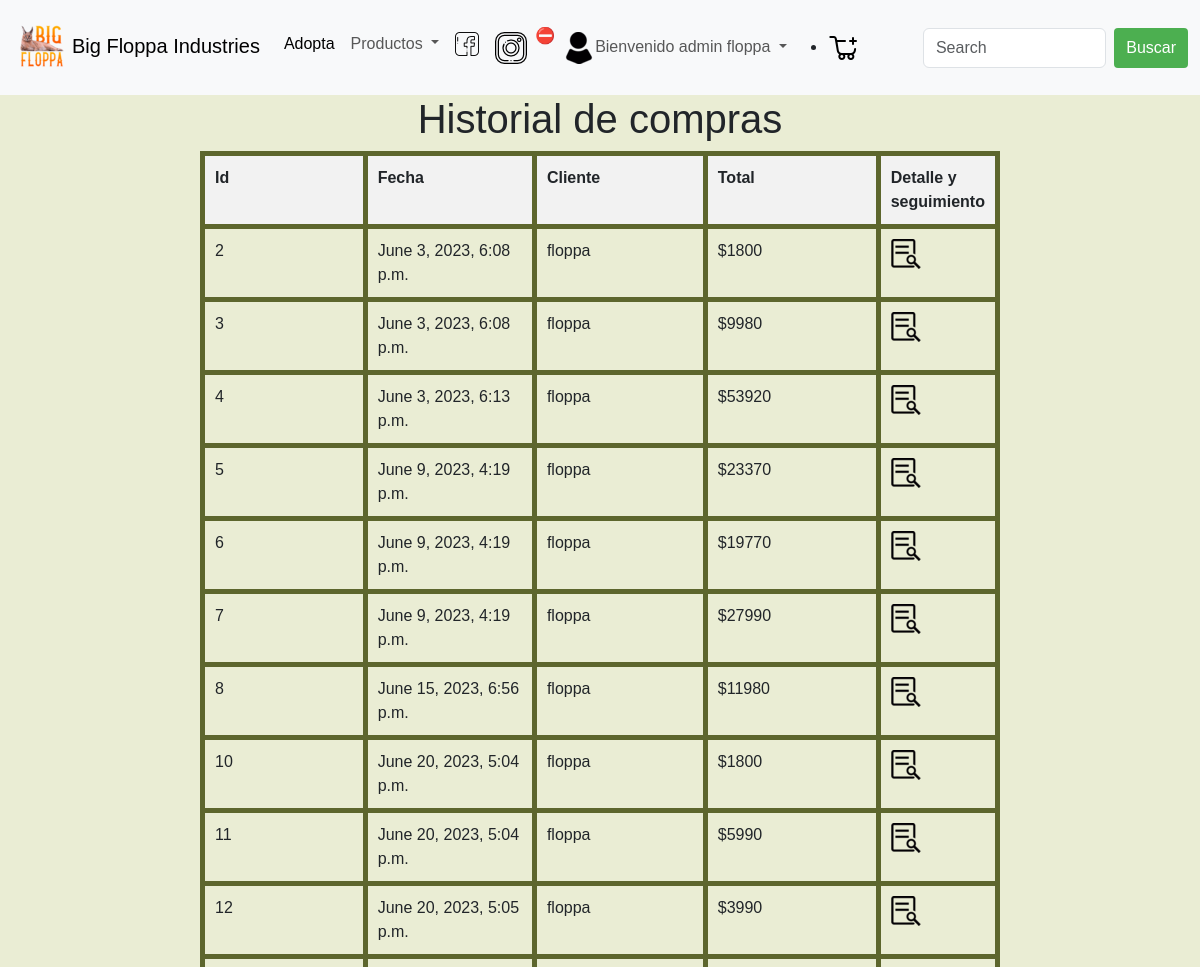
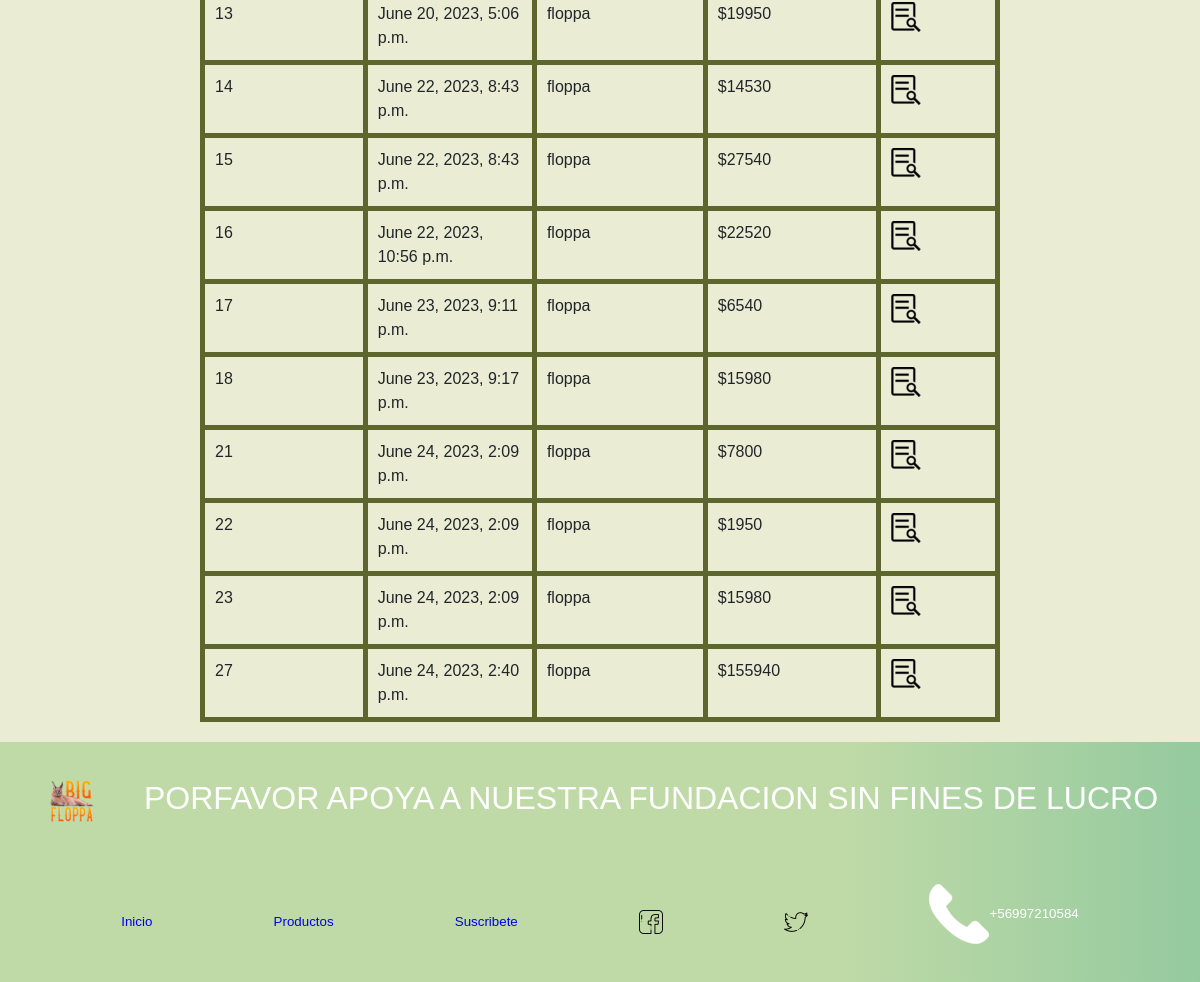
The page /ventas (signed in) on the database its author committed (2 pictures, top to bottom).
### core/models.py (models this page shows, shortened)
class Venta(models.Model):
    id = models.AutoField(primary_key=True)
    fecha = models.DateTimeField(default=datetime.now())
    cliente = models.ForeignKey(to=User, on_delete=models.CASCADE)
    total = models.IntegerField()

### core/views.py (the view)
# urls.py: path("ventas", ventas, name="ventas"),
def ventas(request):
    if not request.user.is_authenticated:
        return redirect(to="login")
    venta = Venta.objects.all()
    return render(request, 'core/ventas.html',{'venta':venta})

### core/templates/core/ventas.html
{% extends 'core/base.html' %}
{% load static %}
{% block content %}
        <section id="ventas">
            <h1>Historial de compras</h1>
        </section>
        <section id="ventas">
            <table id="tabla">
                <thead>
                    <tr>
                        <th>Id</th>
                        <th>Fecha</th>
                        <th>Cliente</th>
                        <th>Total</th>
                        <th>Detalle y seguimiento</th>
                    </tr>
                </thead>
                <tbody>
                    {% for v in venta %}
                           {% if user == v.cliente %}
                            <tr>
                                <td>{{v.id}}</td>
                                <td>{{v.fecha}}</td>
                                <td>{{v.cliente}}</td>
                                <td>${{v.total}}</td>
                                <td><a href="{% url 'detalle_venta' v.id %}"><img src="{% static 'images/detalle.png'%}"></a></td>
                            </tr>
                            {%endif%}
                    {% endfor %}
                </tbody>
            </table>
        </section>
    {% endblock %}

### core/templates/core/base.html (shortened to what this page needs)
{% load static%}
<!DOCTYPE html>
<html lang="es">
<head>
    <link href="https://cdn.jsdelivr.net/npm/bootstrap@5.3.0-alpha3/dist/css/bootstrap.min.css" rel="stylesheet">
    <link rel="stylesheet" href="{% static 'estilo.css' %}">
</head>
<body>
    <header>
        <section id="encabezado">
          <nav class="navbar navbar-expand-lg bg-body-tertiary">
              <div class="container-fluid">
                <a class="navbar-brand" href="{% url 'home' %}"><img src="{% static 'images/big-floppa-meme-cute-caracal-cat-zeyneb-ewama-transparent.png'%}">Big Floppa Industries </a>
                <div class="collapse navbar-collapse" id="navbarSupportedContent">
                  <ul class="navbar-nav me-auto mb-2 mb-lg-0">
                    <li class="nav-item">
                      <a class="nav-link active" aria-current="page" href="#">Adopta</a>
                    </li>
                    <li class="nav-item dropdown">
                      <a class="nav-link dropdown-toggle" href="{% url 'productos' %}" role="button" data-bs-toggle="dropdown" aria-expanded="false">Productos
                      </a>
                    </li>
                    <li class="nav-item">
                      <a class="nav-link" href="https://www.facebook.com/"><img src="{% static 'images/facebook.png' %}" alt=""></a>
                    </li>
                    <li class="nav-item">
                      <a class="nav-link" href="index3.html"><img src="images/instagram.png" alt=""></a>
                    </li>
                    {% if user.is_authenticated %}
                    {% if user.is_superuser %}
                        {% if suscrito %}
                              🌟
                        {% else %}
                            ⛔
                        {% endif %}
                    <li class="nav-item dropdown">
                      <a class="nav-link dropdown-toggle" href="{% url 'productos' %}" role="button" data-bs-toggle="dropdown" aria-expanded="false"><img src="{% static 'images/usuario.png'%}"
                         alt="">Bienvenido admin {{ user.get_username }} </a>
                    </li>
                    {% endif %}
                    {% endif %}
                  </ul>
                  <ul class="carrito">
                    <li class="nav-item">
                      <a class="nav-link" href="{% url 'carrito' %}"><img src="{% static 'images/cart.png' (2).png%}" alt=""></a>
                    </li>
                  </ul>
                  <form class="d-flex" role="search">
                    <input class="form-control me-2" type="search" placeholder="Search" aria-label="Search">
                    <a href="{% url 'productos' %}"><button class="btn btn-outline-success" type="submit">Buscar</button></a>
                  </form>
                </div>
              </div>
          </nav>
      </header>
    {% block content %}
    {% endblock %}
  </body>
    <footer class="final">
        <nav>
          <article class="barra-final">
            <a href="{% url 'suscribir' %}"><img src="{% static 'images/big-floppa-meme-cute-caracal-cat-zeyneb-ewama-transparent.png'%}" alt=""></a>
            <h2>PORFAVOR APOYA A NUESTRA FUNDACION SIN FINES DE LUCRO</h2>
          </article>
          <article class="barra-final-2">
            <a href="index.html">Inicio</a>
            <a href="{% url 'productos' %}">Productos</a>
            <a href="{% url 'suscribir' %}">Suscribete</a>
            <a href="https://www.facebook.com/" target="_blank"><img src="{% static 'images/facebook.png'%}" alt=""></a>
            <a href="https://www.twitter.com/" target="_blank"><img src="{% static 'images/twitter.png'%}" alt=""></a>
            <p><img src="{% static 'images/contacto1.png'%}">+56997210584</p>
          </article>
          </nav>
        </footer>
</html>

### core/static/estilo.css (style rules this page uses)
header { display: flex; flex-direction: column; }
html { height: 100%; }
footer { margin-top: auto; }
body { display: flex; flex-direction: column; height: 100%; background-color: #EAEDD4; font-family: Arial, sans-serif; }
#ventas { width: 100%; display: flex; justify-content: center; }
#tabla { width: 800px; border: 1px solid black; }
table { border-collapse: collapse; }
table { width: 100%; border-collapse: collapse; margin-bottom: 20px; }
th, td { padding: 10px; border: 1px solid #ccc; }
th { background-color: #f2f2f2; font-weight: bold; }
a { text-decoration: none; color: #0000EE; }
.btn { background-color: #4CAF50; color: #fff; border: none; padding: 8px 12px; text-align: center; text-decoration: none; display: inline-block; border-radius: 4px; cursor: pointer; }
th, td { width: 25%; text-align: left; vertical-align: top; border: 5px solid #5d662d; border-radius: 1px; }
.barra-final { display: flex; justify-content: space-evenly; background:linear-gradient(to right,#bfdaa7 70% ,#95ca9f ); height: 120px; align-items: center; font-size: smaller; color: white; }
.barra-final-2 { display: flex; justify-content: space-evenly; background:linear-gradient(to right,#bfdaa7 70% ,#95ca9f ); height: 120px; align-items: center; font-size: smaller; color: white; }
button { padding: 10px 20px; border: none; border-radius: 5px; background-color: #5d662d; color: white; cursor: pointer; }

### rows shown on the page
Venta: id "2", fecha "June 3, 2023, 6:08 p.m.", cliente "floppa", total "1800"
Venta: id "3", fecha "June 3, 2023, 6:08 p.m.", cliente "floppa", total "9980"
Venta: id "4", fecha "June 3, 2023, 6:13 p.m.", cliente "floppa", total "53920"
Venta: id "5", fecha "June 9, 2023, 4:19 p.m.", cliente "floppa", total "23370"
Venta: id "6", fecha "June 9, 2023, 4:19 p.m.", cliente "floppa", total "19770"
Venta: id "7", fecha "June 9, 2023, 4:19 p.m.", cliente "floppa", total "27990"
Venta: id "8", fecha "June 15, 2023, 6:56 p.m.", cliente "floppa", total "11980"
Venta: id "10", fecha "June 20, 2023, 5:04 p.m.", cliente "floppa", total "1800"
Venta: id "11", fecha "June 20, 2023, 5:04 p.m.", cliente "floppa", total "5990"
Venta: id "12", fecha "June 20, 2023, 5:05 p.m.", cliente "floppa", total "3990"
Venta: id "13", fecha "June 20, 2023, 5:06 p.m.", cliente "floppa", total "19950"
Venta: id "14", fecha "June 22, 2023, 8:43 p.m.", cliente "floppa", total "14530"
Venta: id "15", fecha "June 22, 2023, 8:43 p.m.", cliente "floppa", total "27540"
Venta: id "16", fecha "June 22, 2023, 10:56 p.m.", cliente "floppa", total "22520"
Venta: id "17", fecha "June 23, 2023, 9:11 p.m.", cliente "floppa", total "6540"
Venta: id "18", fecha "June 23, 2023, 9:17 p.m.", cliente "floppa", total "15980"
Venta: id "21", fecha "June 24, 2023, 2:09 p.m.", cliente "floppa", total "7800"
Venta: id "22", fecha "June 24, 2023, 2:09 p.m.", cliente "floppa", total "1950"
Venta: id "23", fecha "June 24, 2023, 2:09 p.m.", cliente "floppa", total "15980"
Venta: id "27", fecha "June 24, 2023, 2:40 p.m.", cliente "floppa", total "155940"

### other values the page prints
{{ user.get_username }} "floppa"
